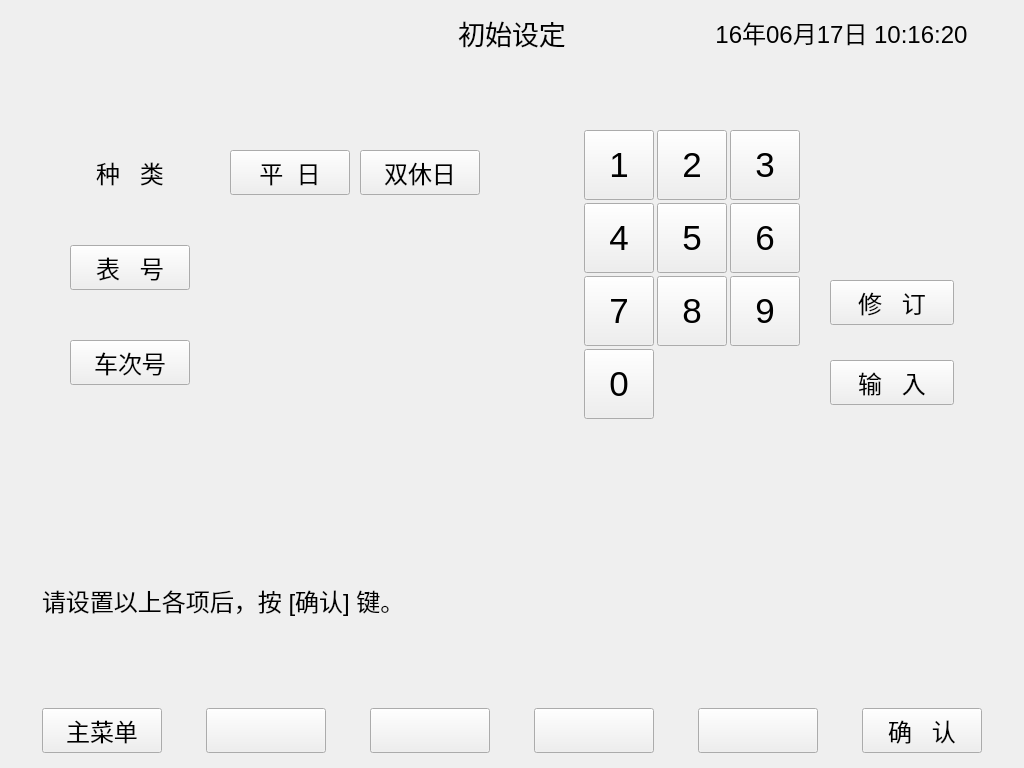
<?xml version="1.0" encoding="UTF-8"?>
<ui version="4.0">
 <class>carinfoinit</class>
 <widget class="QDialog" name="carinfoinit">
  <property name="geometry">
   <rect>
    <x>0</x>
    <y>0</y>
    <width>1024</width>
    <height>768</height>
   </rect>
  </property>
  <property name="windowTitle">
   <string>初始设定</string>
  </property>
  <widget class="QToolButton" name="buttontableId">
   <property name="geometry">
    <rect>
     <x>70</x>
     <y>245</y>
     <width>120</width>
     <height>45</height>
    </rect>
   </property>
   <property name="font">
    <font>
     <pointsize>18</pointsize>
    </font>
   </property>
   <property name="focusPolicy">
    <enum>Qt::NoFocus</enum>
   </property>
   <property name="text">
    <string>表   号</string>
   </property>
  </widget>
  <widget class="QToolButton" name="buttoncarId">
   <property name="geometry">
    <rect>
     <x>70</x>
     <y>340</y>
     <width>120</width>
     <height>45</height>
    </rect>
   </property>
   <property name="font">
    <font>
     <pointsize>18</pointsize>
    </font>
   </property>
   <property name="focusPolicy">
    <enum>Qt::NoFocus</enum>
   </property>
   <property name="text">
    <string>车次号</string>
   </property>
  </widget>
  <widget class="QToolButton" name="buttoninput">
   <property name="geometry">
    <rect>
     <x>830</x>
     <y>360</y>
     <width>124</width>
     <height>45</height>
    </rect>
   </property>
   <property name="font">
    <font>
     <pointsize>18</pointsize>
    </font>
   </property>
   <property name="focusPolicy">
    <enum>Qt::NoFocus</enum>
   </property>
   <property name="text">
    <string>输   入</string>
   </property>
  </widget>
  <widget class="QLabel" name="title">
   <property name="geometry">
    <rect>
     <x>10</x>
     <y>10</y>
     <width>345</width>
     <height>45</height>
    </rect>
   </property>
   <property name="sizePolicy">
    <sizepolicy hsizetype="Expanding" vsizetype="Expanding">
     <horstretch>0</horstretch>
     <verstretch>0</verstretch>
    </sizepolicy>
   </property>
   <property name="font">
    <font>
     <pointsize>18</pointsize>
    </font>
   </property>
   <property name="styleSheet">
    <string notr="true"/>
   </property>
   <property name="text">
    <string/>
   </property>
  </widget>
  <widget class="QLabel" name="title_3">
   <property name="geometry">
    <rect>
     <x>669</x>
     <y>10</y>
     <width>345</width>
     <height>45</height>
    </rect>
   </property>
   <property name="sizePolicy">
    <sizepolicy hsizetype="Expanding" vsizetype="Expanding">
     <horstretch>0</horstretch>
     <verstretch>0</verstretch>
    </sizepolicy>
   </property>
   <property name="font">
    <font>
     <pointsize>18</pointsize>
    </font>
   </property>
   <property name="styleSheet">
    <string notr="true"/>
   </property>
   <property name="text">
    <string>16年06月17日 10:16:20</string>
   </property>
   <property name="alignment">
    <set>Qt::AlignCenter</set>
   </property>
  </widget>
  <widget class="QLabel" name="title_2">
   <property name="geometry">
    <rect>
     <x>355</x>
     <y>10</y>
     <width>314</width>
     <height>45</height>
    </rect>
   </property>
   <property name="sizePolicy">
    <sizepolicy hsizetype="Expanding" vsizetype="Expanding">
     <horstretch>0</horstretch>
     <verstretch>0</verstretch>
    </sizepolicy>
   </property>
   <property name="font">
    <font>
     <pointsize>20</pointsize>
    </font>
   </property>
   <property name="styleSheet">
    <string notr="true"/>
   </property>
   <property name="text">
    <string>初始设定</string>
   </property>
   <property name="alignment">
    <set>Qt::AlignCenter</set>
   </property>
  </widget>
  <widget class="QPushButton" name="buttonmainmenu">
   <property name="geometry">
    <rect>
     <x>42</x>
     <y>708</y>
     <width>120</width>
     <height>45</height>
    </rect>
   </property>
   <property name="font">
    <font>
     <pointsize>18</pointsize>
    </font>
   </property>
   <property name="focusPolicy">
    <enum>Qt::NoFocus</enum>
   </property>
   <property name="text">
    <string>主菜单</string>
   </property>
  </widget>
  <widget class="QPushButton" name="buttontemp2">
   <property name="geometry">
    <rect>
     <x>370</x>
     <y>708</y>
     <width>120</width>
     <height>45</height>
    </rect>
   </property>
   <property name="font">
    <font>
     <pointsize>18</pointsize>
    </font>
   </property>
   <property name="focusPolicy">
    <enum>Qt::NoFocus</enum>
   </property>
   <property name="text">
    <string/>
   </property>
  </widget>
  <widget class="QPushButton" name="buttontemp3">
   <property name="geometry">
    <rect>
     <x>534</x>
     <y>708</y>
     <width>120</width>
     <height>45</height>
    </rect>
   </property>
   <property name="font">
    <font>
     <pointsize>18</pointsize>
    </font>
   </property>
   <property name="focusPolicy">
    <enum>Qt::NoFocus</enum>
   </property>
   <property name="text">
    <string/>
   </property>
  </widget>
  <widget class="QLabel" name="labelbuttonarea">
   <property name="geometry">
    <rect>
     <x>10</x>
     <y>703</y>
     <width>1004</width>
     <height>55</height>
    </rect>
   </property>
   <property name="text">
    <string/>
   </property>
  </widget>
  <widget class="QPushButton" name="buttonsure">
   <property name="geometry">
    <rect>
     <x>862</x>
     <y>708</y>
     <width>120</width>
     <height>45</height>
    </rect>
   </property>
   <property name="font">
    <font>
     <pointsize>18</pointsize>
    </font>
   </property>
   <property name="focusPolicy">
    <enum>Qt::NoFocus</enum>
   </property>
   <property name="text">
    <string>确   认</string>
   </property>
  </widget>
  <widget class="QPushButton" name="buttontemp1">
   <property name="geometry">
    <rect>
     <x>206</x>
     <y>708</y>
     <width>120</width>
     <height>45</height>
    </rect>
   </property>
   <property name="font">
    <font>
     <pointsize>18</pointsize>
    </font>
   </property>
   <property name="focusPolicy">
    <enum>Qt::NoFocus</enum>
   </property>
   <property name="text">
    <string/>
   </property>
  </widget>
  <widget class="QPushButton" name="buttontemp4">
   <property name="geometry">
    <rect>
     <x>698</x>
     <y>708</y>
     <width>120</width>
     <height>45</height>
    </rect>
   </property>
   <property name="font">
    <font>
     <pointsize>18</pointsize>
    </font>
   </property>
   <property name="focusPolicy">
    <enum>Qt::NoFocus</enum>
   </property>
   <property name="text">
    <string/>
   </property>
  </widget>
  <widget class="QLabel" name="labelmessage">
   <property name="geometry">
    <rect>
     <x>42</x>
     <y>580</y>
     <width>461</width>
     <height>40</height>
    </rect>
   </property>
   <property name="font">
    <font>
     <pointsize>18</pointsize>
    </font>
   </property>
   <property name="text">
    <string>请设置以上各项后，按 [确认] 键。</string>
   </property>
   <property name="alignment">
    <set>Qt::AlignLeading|Qt::AlignLeft|Qt::AlignVCenter</set>
   </property>
  </widget>
  <widget class="QLabel" name="labelInitType">
   <property name="geometry">
    <rect>
     <x>70</x>
     <y>150</y>
     <width>120</width>
     <height>45</height>
    </rect>
   </property>
   <property name="font">
    <font>
     <pointsize>18</pointsize>
    </font>
   </property>
   <property name="text">
    <string>种   类</string>
   </property>
   <property name="alignment">
    <set>Qt::AlignCenter</set>
   </property>
  </widget>
  <widget class="MyLabel" name="labelInitTableId">
   <property name="geometry">
    <rect>
     <x>230</x>
     <y>245</y>
     <width>250</width>
     <height>45</height>
    </rect>
   </property>
   <property name="font">
    <font>
     <pointsize>20</pointsize>
    </font>
   </property>
   <property name="text">
    <string/>
   </property>
   <property name="alignment">
    <set>Qt::AlignCenter</set>
   </property>
  </widget>
  <widget class="MyLabel" name="labelInitCarId">
   <property name="geometry">
    <rect>
     <x>230</x>
     <y>340</y>
     <width>250</width>
     <height>45</height>
    </rect>
   </property>
   <property name="font">
    <font>
     <pointsize>20</pointsize>
    </font>
   </property>
   <property name="text">
    <string/>
   </property>
   <property name="alignment">
    <set>Qt::AlignCenter</set>
   </property>
  </widget>
  <widget class="QToolButton" name="buttondays">
   <property name="geometry">
    <rect>
     <x>230</x>
     <y>150</y>
     <width>120</width>
     <height>45</height>
    </rect>
   </property>
   <property name="font">
    <font>
     <pointsize>18</pointsize>
    </font>
   </property>
   <property name="focusPolicy">
    <enum>Qt::NoFocus</enum>
   </property>
   <property name="text">
    <string>平  日</string>
   </property>
  </widget>
  <widget class="QToolButton" name="buttonweekdays">
   <property name="geometry">
    <rect>
     <x>360</x>
     <y>150</y>
     <width>120</width>
     <height>45</height>
    </rect>
   </property>
   <property name="font">
    <font>
     <pointsize>18</pointsize>
    </font>
   </property>
   <property name="focusPolicy">
    <enum>Qt::NoFocus</enum>
   </property>
   <property name="text">
    <string>双休日</string>
   </property>
  </widget>
  <widget class="QPushButton" name="pushButton_4">
   <property name="geometry">
    <rect>
     <x>584</x>
     <y>203</y>
     <width>70</width>
     <height>70</height>
    </rect>
   </property>
   <property name="font">
    <font>
     <pointsize>26</pointsize>
    </font>
   </property>
   <property name="focusPolicy">
    <enum>Qt::NoFocus</enum>
   </property>
   <property name="text">
    <string>4</string>
   </property>
  </widget>
  <widget class="QPushButton" name="pushButton_6">
   <property name="geometry">
    <rect>
     <x>730</x>
     <y>203</y>
     <width>70</width>
     <height>70</height>
    </rect>
   </property>
   <property name="font">
    <font>
     <pointsize>26</pointsize>
    </font>
   </property>
   <property name="focusPolicy">
    <enum>Qt::NoFocus</enum>
   </property>
   <property name="text">
    <string>6</string>
   </property>
  </widget>
  <widget class="QPushButton" name="buttonrevise">
   <property name="geometry">
    <rect>
     <x>830</x>
     <y>280</y>
     <width>124</width>
     <height>45</height>
    </rect>
   </property>
   <property name="font">
    <font>
     <pointsize>18</pointsize>
    </font>
   </property>
   <property name="focusPolicy">
    <enum>Qt::NoFocus</enum>
   </property>
   <property name="text">
    <string>修   订</string>
   </property>
  </widget>
  <widget class="QPushButton" name="pushButton_2">
   <property name="geometry">
    <rect>
     <x>657</x>
     <y>130</y>
     <width>70</width>
     <height>70</height>
    </rect>
   </property>
   <property name="font">
    <font>
     <pointsize>26</pointsize>
    </font>
   </property>
   <property name="focusPolicy">
    <enum>Qt::NoFocus</enum>
   </property>
   <property name="text">
    <string>2</string>
   </property>
  </widget>
  <widget class="QPushButton" name="pushButton_8">
   <property name="geometry">
    <rect>
     <x>657</x>
     <y>276</y>
     <width>70</width>
     <height>70</height>
    </rect>
   </property>
   <property name="font">
    <font>
     <pointsize>26</pointsize>
    </font>
   </property>
   <property name="focusPolicy">
    <enum>Qt::NoFocus</enum>
   </property>
   <property name="text">
    <string>8</string>
   </property>
  </widget>
  <widget class="QPushButton" name="pushButton_0">
   <property name="geometry">
    <rect>
     <x>584</x>
     <y>349</y>
     <width>70</width>
     <height>70</height>
    </rect>
   </property>
   <property name="font">
    <font>
     <pointsize>26</pointsize>
    </font>
   </property>
   <property name="focusPolicy">
    <enum>Qt::NoFocus</enum>
   </property>
   <property name="text">
    <string>0</string>
   </property>
  </widget>
  <widget class="QPushButton" name="pushButton_7">
   <property name="geometry">
    <rect>
     <x>584</x>
     <y>276</y>
     <width>70</width>
     <height>70</height>
    </rect>
   </property>
   <property name="font">
    <font>
     <pointsize>26</pointsize>
    </font>
   </property>
   <property name="focusPolicy">
    <enum>Qt::NoFocus</enum>
   </property>
   <property name="text">
    <string>7</string>
   </property>
  </widget>
  <widget class="QPushButton" name="pushButton_5">
   <property name="geometry">
    <rect>
     <x>657</x>
     <y>203</y>
     <width>70</width>
     <height>70</height>
    </rect>
   </property>
   <property name="font">
    <font>
     <pointsize>26</pointsize>
    </font>
   </property>
   <property name="focusPolicy">
    <enum>Qt::NoFocus</enum>
   </property>
   <property name="text">
    <string>5</string>
   </property>
  </widget>
  <widget class="QPushButton" name="pushButton_1">
   <property name="geometry">
    <rect>
     <x>584</x>
     <y>130</y>
     <width>70</width>
     <height>70</height>
    </rect>
   </property>
   <property name="font">
    <font>
     <pointsize>26</pointsize>
    </font>
   </property>
   <property name="focusPolicy">
    <enum>Qt::NoFocus</enum>
   </property>
   <property name="text">
    <string>1</string>
   </property>
  </widget>
  <widget class="QPushButton" name="pushButton_9">
   <property name="geometry">
    <rect>
     <x>730</x>
     <y>276</y>
     <width>70</width>
     <height>70</height>
    </rect>
   </property>
   <property name="font">
    <font>
     <pointsize>26</pointsize>
    </font>
   </property>
   <property name="focusPolicy">
    <enum>Qt::NoFocus</enum>
   </property>
   <property name="text">
    <string>9</string>
   </property>
  </widget>
  <widget class="QPushButton" name="pushButton_3">
   <property name="geometry">
    <rect>
     <x>730</x>
     <y>130</y>
     <width>70</width>
     <height>70</height>
    </rect>
   </property>
   <property name="font">
    <font>
     <pointsize>26</pointsize>
    </font>
   </property>
   <property name="focusPolicy">
    <enum>Qt::NoFocus</enum>
   </property>
   <property name="text">
    <string>3</string>
   </property>
  </widget>
  <zorder>labelbuttonarea</zorder>
  <zorder>buttontableId</zorder>
  <zorder>buttoncarId</zorder>
  <zorder>buttoninput</zorder>
  <zorder>title</zorder>
  <zorder>title_3</zorder>
  <zorder>title_2</zorder>
  <zorder>buttonmainmenu</zorder>
  <zorder>buttontemp2</zorder>
  <zorder>buttontemp3</zorder>
  <zorder>buttonsure</zorder>
  <zorder>buttontemp1</zorder>
  <zorder>buttontemp4</zorder>
  <zorder>labelmessage</zorder>
  <zorder>labelInitType</zorder>
  <zorder>labelInitTableId</zorder>
  <zorder>labelInitCarId</zorder>
  <zorder>buttondays</zorder>
  <zorder>buttonweekdays</zorder>
  <zorder>pushButton_4</zorder>
  <zorder>pushButton_6</zorder>
  <zorder>buttonrevise</zorder>
  <zorder>pushButton_2</zorder>
  <zorder>pushButton_8</zorder>
  <zorder>pushButton_0</zorder>
  <zorder>pushButton_7</zorder>
  <zorder>pushButton_5</zorder>
  <zorder>pushButton_1</zorder>
  <zorder>pushButton_9</zorder>
  <zorder>pushButton_3</zorder>
 </widget>
 <customwidgets>
  <customwidget>
   <class>MyLabel</class>
   <extends>QLabel</extends>
   <header>mylabel.h</header>
  </customwidget>
 </customwidgets>
 <resources/>
 <connections/>
 <slots>
  <slot>StartStation()</slot>
  <slot>EndStation()</slot>
 </slots>
</ui>
